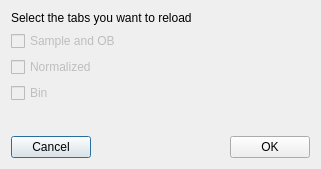
<?xml version="1.0" encoding="UTF-8"?>
<ui version="4.0">
 <class>Dialog</class>
 <widget class="QDialog" name="Dialog">
  <property name="geometry">
   <rect>
    <x>0</x>
    <y>0</y>
    <width>321</width>
    <height>169</height>
   </rect>
  </property>
  <property name="windowTitle">
   <string>Select Tabs to Load</string>
  </property>
  <layout class="QVBoxLayout" name="verticalLayout">
   <item>
    <widget class="QLabel" name="label">
     <property name="text">
      <string>Select the tabs you want to reload</string>
     </property>
    </widget>
   </item>
   <item>
    <widget class="QCheckBox" name="sample_and_ob_checkBox">
     <property name="enabled">
      <bool>false</bool>
     </property>
     <property name="text">
      <string>Sample and OB</string>
     </property>
    </widget>
   </item>
   <item>
    <widget class="QCheckBox" name="normalized_checkBox">
     <property name="enabled">
      <bool>false</bool>
     </property>
     <property name="text">
      <string>Normalized</string>
     </property>
    </widget>
   </item>
   <item>
    <widget class="QCheckBox" name="bin_checkBox">
     <property name="enabled">
      <bool>false</bool>
     </property>
     <property name="text">
      <string>Bin</string>
     </property>
    </widget>
   </item>
   <item>
    <spacer name="verticalSpacer">
     <property name="orientation">
      <enum>Qt::Vertical</enum>
     </property>
     <property name="sizeHint" stdset="0">
      <size>
       <width>20</width>
       <height>11</height>
      </size>
     </property>
    </spacer>
   </item>
   <item>
    <layout class="QHBoxLayout" name="horizontalLayout">
     <item>
      <widget class="QPushButton" name="cancel_pushButton">
       <property name="text">
        <string>Cancel</string>
       </property>
      </widget>
     </item>
     <item>
      <spacer name="horizontalSpacer">
       <property name="orientation">
        <enum>Qt::Horizontal</enum>
       </property>
       <property name="sizeHint" stdset="0">
        <size>
         <width>40</width>
         <height>20</height>
        </size>
       </property>
      </spacer>
     </item>
     <item>
      <widget class="QPushButton" name="ok_pushButton">
       <property name="text">
        <string>OK</string>
       </property>
      </widget>
     </item>
    </layout>
   </item>
  </layout>
 </widget>
 <resources/>
 <connections>
  <connection>
   <sender>ok_pushButton</sender>
   <signal>clicked()</signal>
   <receiver>Dialog</receiver>
   <slot>ok_clicked()</slot>
   <hints>
    <hint type="sourcelabel">
     <x>266</x>
     <y>134</y>
    </hint>
    <hint type="destinationlabel">
     <x>300</x>
     <y>88</y>
    </hint>
   </hints>
  </connection>
  <connection>
   <sender>cancel_pushButton</sender>
   <signal>clicked()</signal>
   <receiver>Dialog</receiver>
   <slot>cancel_clicked()</slot>
   <hints>
    <hint type="sourcelabel">
     <x>54</x>
     <y>131</y>
    </hint>
    <hint type="destinationlabel">
     <x>156</x>
     <y>109</y>
    </hint>
   </hints>
  </connection>
 </connections>
 <slots>
  <slot>ok_clicked()</slot>
  <slot>cancel_clicked()</slot>
 </slots>
</ui>
